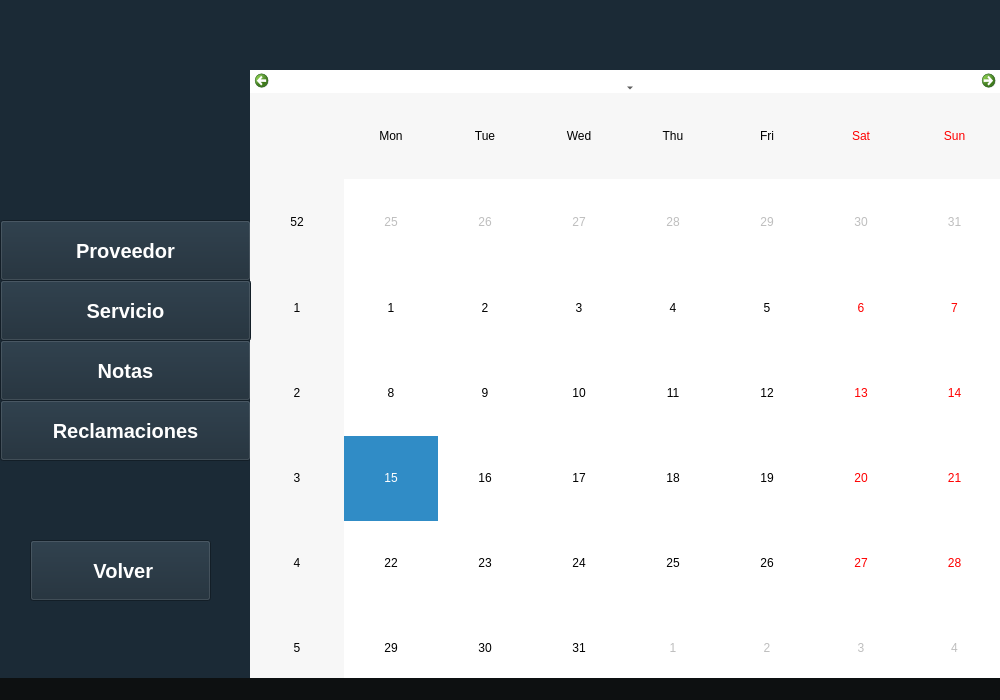
<?xml version="1.0" encoding="UTF-8"?>
<ui version="4.0">
 <class>MainWindow</class>
 <widget class="QMainWindow" name="MainWindow">
  <property name="geometry">
   <rect>
    <x>0</x>
    <y>0</y>
    <width>1000</width>
    <height>700</height>
   </rect>
  </property>
  <property name="minimumSize">
   <size>
    <width>1000</width>
    <height>700</height>
   </size>
  </property>
  <property name="maximumSize">
   <size>
    <width>1000</width>
    <height>700</height>
   </size>
  </property>
  <property name="windowTitle">
   <string>MainWindow</string>
  </property>
  <property name="styleSheet">
   <string notr="true">background-color: rgb(13, 16, 17);</string>
  </property>
  <widget class="QWidget" name="centralwidget">
   <widget class="QLabel" name="label">
    <property name="geometry">
     <rect>
      <x>0</x>
      <y>0</y>
      <width>251</width>
      <height>681</height>
     </rect>
    </property>
    <property name="styleSheet">
     <string notr="true">QLabel#label{background-color: rgb(27, 42, 54);}</string>
    </property>
    <property name="text">
     <string/>
    </property>
   </widget>
   <widget class="QLabel" name="label_2">
    <property name="geometry">
     <rect>
      <x>250</x>
      <y>0</y>
      <width>751</width>
      <height>71</height>
     </rect>
    </property>
    <property name="styleSheet">
     <string notr="true">background-color: rgb(27, 42, 54);</string>
    </property>
    <property name="text">
     <string/>
    </property>
   </widget>
   <widget class="QPushButton" name="pushButton">
    <property name="geometry">
     <rect>
      <x>0</x>
      <y>340</y>
      <width>251</width>
      <height>61</height>
     </rect>
    </property>
    <property name="font">
     <font>
      <pointsize>15</pointsize>
      <weight>75</weight>
      <bold>true</bold>
     </font>
    </property>
    <property name="styleSheet">
     <string notr="true">color: rgb(255, 255, 255);
background-color: rgb(27, 42, 54);</string>
    </property>
    <property name="text">
     <string>Notas</string>
    </property>
   </widget>
   <widget class="QPushButton" name="pushButton_2">
    <property name="geometry">
     <rect>
      <x>0</x>
      <y>400</y>
      <width>251</width>
      <height>61</height>
     </rect>
    </property>
    <property name="font">
     <font>
      <pointsize>15</pointsize>
      <weight>75</weight>
      <bold>true</bold>
     </font>
    </property>
    <property name="styleSheet">
     <string notr="true">color: rgb(255, 255, 255);
background-color: rgb(27, 42, 54);</string>
    </property>
    <property name="text">
     <string>Reclamaciones</string>
    </property>
   </widget>
   <widget class="QPushButton" name="pushButton_5">
    <property name="geometry">
     <rect>
      <x>0</x>
      <y>220</y>
      <width>251</width>
      <height>61</height>
     </rect>
    </property>
    <property name="font">
     <font>
      <pointsize>15</pointsize>
      <weight>75</weight>
      <bold>true</bold>
     </font>
    </property>
    <property name="styleSheet">
     <string notr="true">color: rgb(255, 255, 255);
background-color: rgb(27, 42, 54);</string>
    </property>
    <property name="text">
     <string>Proveedor</string>
    </property>
   </widget>
   <widget class="QPushButton" name="pushButton_6">
    <property name="geometry">
     <rect>
      <x>30</x>
      <y>540</y>
      <width>181</width>
      <height>61</height>
     </rect>
    </property>
    <property name="font">
     <font>
      <pointsize>15</pointsize>
      <weight>75</weight>
      <bold>true</bold>
     </font>
    </property>
    <property name="styleSheet">
     <string notr="true">color: rgb(255, 255, 255);
background-color: rgb(27, 42, 54);</string>
    </property>
    <property name="text">
     <string> Volver</string>
    </property>
    <property name="icon">
     <iconset>
      <normaloff>chevrons-left.svg</normaloff>chevrons-left.svg</iconset>
    </property>
    <property name="iconSize">
     <size>
      <width>40</width>
      <height>40</height>
     </size>
    </property>
   </widget>
   <widget class="QCalendarWidget" name="calendarWidget">
    <property name="geometry">
     <rect>
      <x>250</x>
      <y>70</y>
      <width>751</width>
      <height>621</height>
     </rect>
    </property>
    <property name="styleSheet">
     <string notr="true">background-color: rgb(255, 255, 255);</string>
    </property>
   </widget>
   <widget class="QLabel" name="label_3">
    <property name="geometry">
     <rect>
      <x>0</x>
      <y>20</y>
      <width>241</width>
      <height>141</height>
     </rect>
    </property>
    <property name="styleSheet">
     <string notr="true">background-color: rgb(27, 42, 54);</string>
    </property>
    <property name="text">
     <string/>
    </property>
    <property name="pixmap">
     <pixmap>Logo.svg</pixmap>
    </property>
    <property name="scaledContents">
     <bool>true</bool>
    </property>
   </widget>
   <widget class="QPushButton" name="pushButton_3">
    <property name="geometry">
     <rect>
      <x>0</x>
      <y>280</y>
      <width>251</width>
      <height>61</height>
     </rect>
    </property>
    <property name="font">
     <font>
      <pointsize>15</pointsize>
      <weight>75</weight>
      <bold>true</bold>
     </font>
    </property>
    <property name="styleSheet">
     <string notr="true">color: rgb(255, 255, 255);
background-color: rgb(27, 42, 54);</string>
    </property>
    <property name="text">
     <string>Servicio</string>
    </property>
   </widget>
  </widget>
  <widget class="QStatusBar" name="statusbar"/>
 </widget>
 <resources/>
 <connections/>
</ui>
